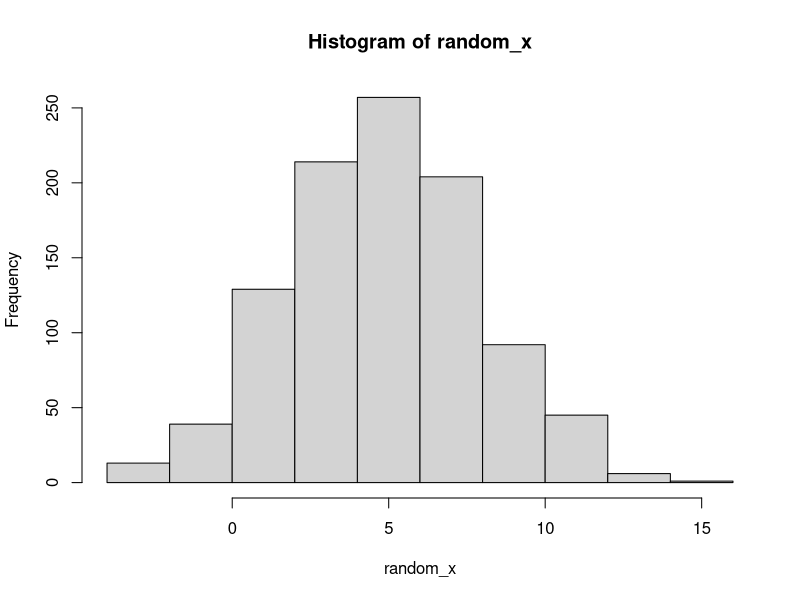
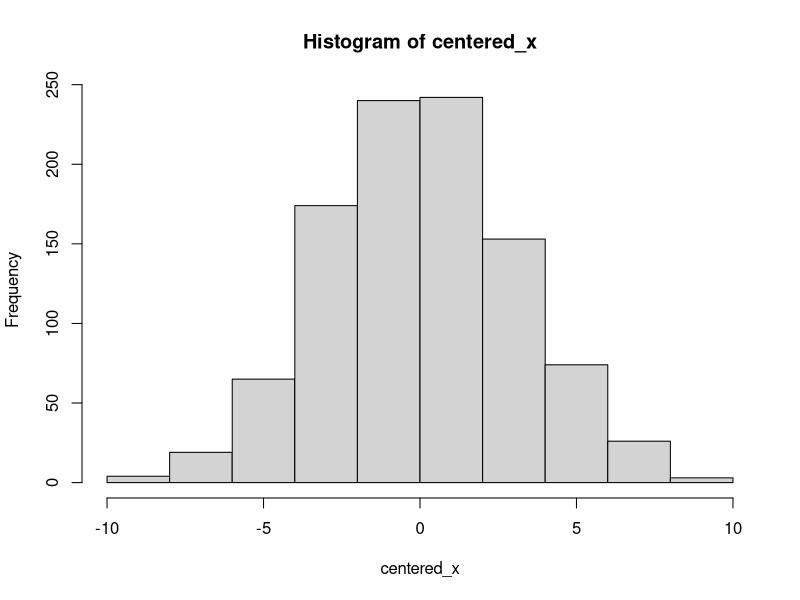
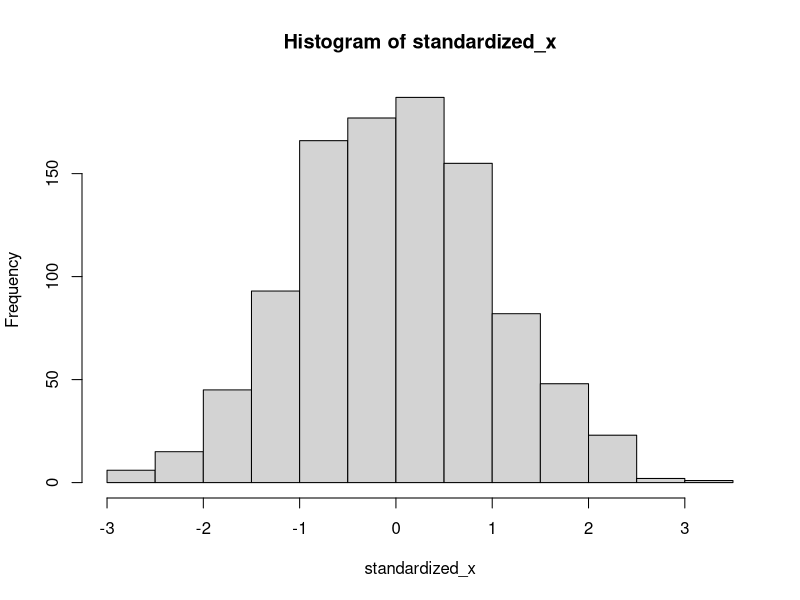
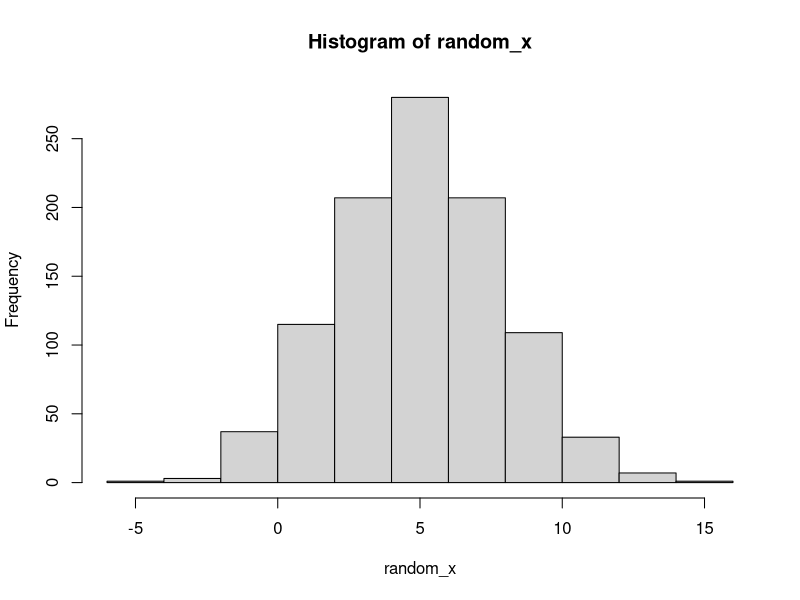
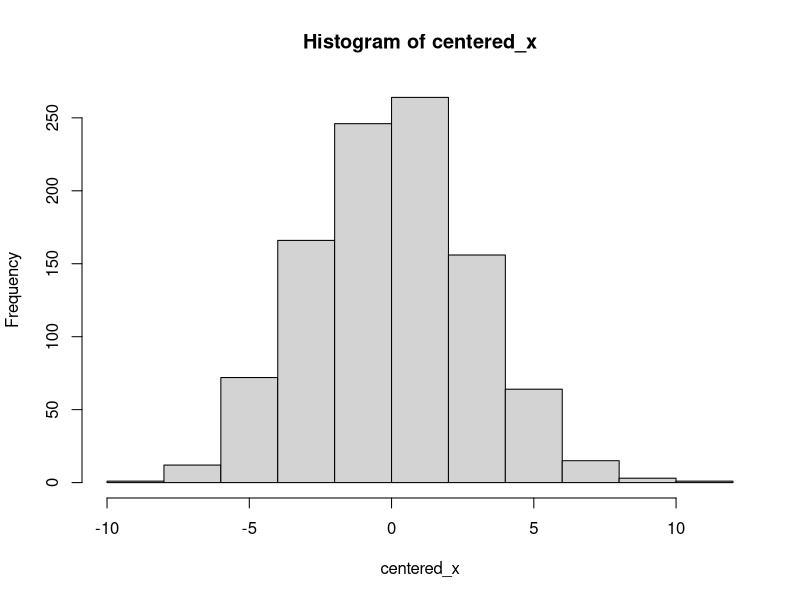
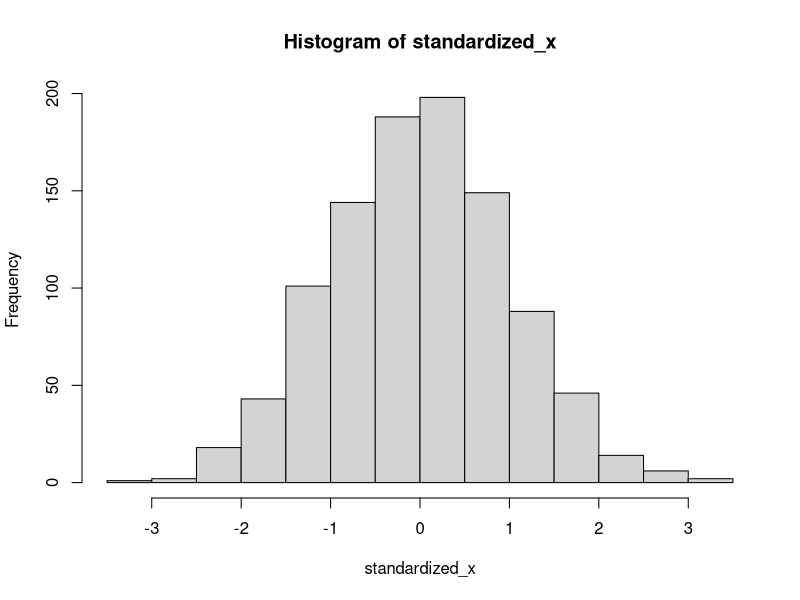
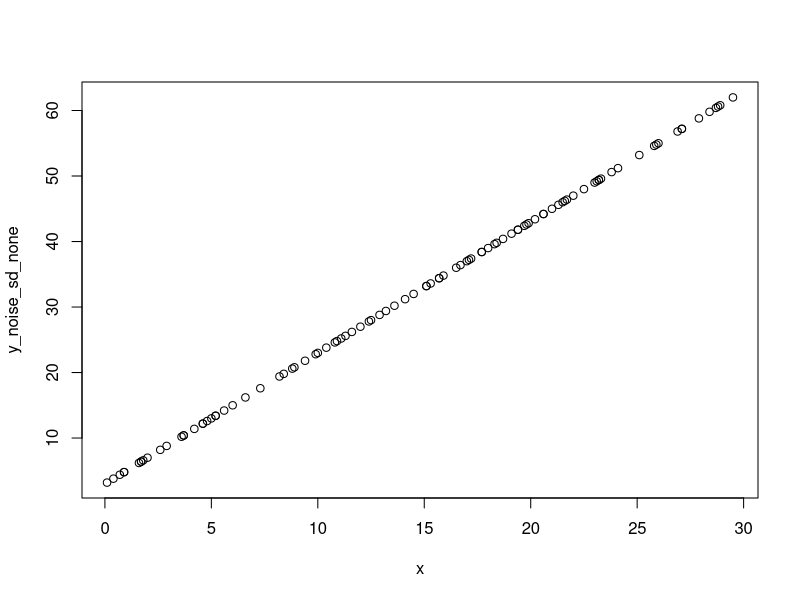
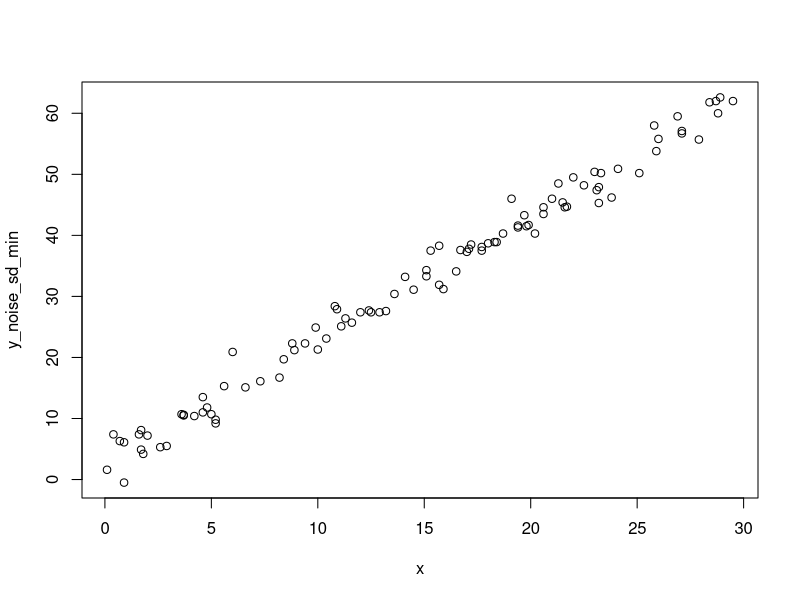

Source code (R) for these figures, in order:
## ---- chunk 1
knitr::opts_chunk$set(echo = TRUE)

require(tidyverse)
require(psych)
require(kableExtra)
library(broom)
## ---- chunk 2

mean <- 5
sd <- 3
n <- 1000

random_x <- rnorm(n = n, mean = mean, sd = sd)
## ---- chunk 3


hist(random_x)


## ---- chunk 4
sample_mean <- mean(random_x)

centered_x <- random_x - sample_mean

hist(centered_x)

## ---- chunk 5
sample_sd <- sd(random_x)

standardized_x <- centered_x / sample_sd

hist(standardized_x)

## ---- chunk 6

mean <- 5
sd <- 3
n <- 1000

random_x <- rnorm(n = n, mean = mean, sd = sd)
## ---- chunk 7


hist(random_x)


## ---- chunk 8
sample_mean <- mean(random_x)

centered_x <- random_x - sample_mean

hist(centered_x)

## ---- chunk 9
sample_sd <- sd(random_x)

standardized_x <- centered_x / sample_sd

hist(standardized_x)

## ---- chunk 10
#store the sample size that we want to use
samp_size <- 100


## ---- chunk 11
# uniformly sample X values (values for our predictor variable) from 0 to 20 
x <- round(runif(n = samp_size, min = 0, max = 30), digits = 1) # this gives samp_size number of random numbers

## ---- chunk 12
sd_min <- 2 # low noise
sd_med <- 6 # medium noise
sd_max <- 12 # high noise


## ---- chunk 13

y_noise_sd_none <- 3 + 2*x # this is the true relationship without any noise
y_noise_sd_min <- 3 + 2*x + round(x = rnorm(n = samp_size, mean = 0, sd = sd_min), digits = 1)
y_noise_sd_med <- 3 + 2*x + round(x = rnorm(n = samp_size, mean = 0, sd = sd_med), digits = 1)
y_noise_sd_max <- 3 + 2*x + round(x = rnorm(n = samp_size, mean = 0, sd = sd_max), digits = 1)

## ---- chunk 14

plot(x, y_noise_sd_none)
plot(x, y_noise_sd_min)
plot(x, y_noise_sd_med)
plot(x, y_noise_sd_max)

## ---- chunk 15

demo_df <- tibble("x" = x, 
                  "y_noise_sd_none"=y_noise_sd_none, 
                  "y_noise_sd_min" = y_noise_sd_min,
                  "y_noise_sd_med" = y_noise_sd_med,
                  "y_noise_sd_max" = y_noise_sd_max)

## ---- chunk 16

head(demo_df)

## ---- chunk 17

demo_df <- demo_df %>% 
  arrange(x)

## ---- chunk 18

head(demo_df)


## ---- chunk 19

demo_df_long <- demo_df %>% 
  pivot_longer(cols = starts_with("y_noise"),
               names_to = "y_col",
               values_to = "y_val"
  )


## ---- chunk 20

head(demo_df_long)


## ---- chunk 21

demo_df_long <- demo_df_long %>% 
  mutate(sd_val = case_when(str_detect(y_col, "sd_none") ~ 0,
                            str_detect(y_col, "sd_min") ~ sd_min,
                            str_detect(y_col, "sd_med") ~ sd_med,
                            str_detect(y_col, "sd_max") ~ sd_max))


## ---- chunk 22

demo_df_long %>% 
  ggplot(aes(x = x, y = y_val)) +
  geom_point() +
  facet_grid(.~y_col)


## ---- chunk 23

demo_df_long %>% 
  ggplot(aes(x = x, y = y_val)) +
  geom_point() +
  geom_smooth(method = "lm") + 
  facet_grid(.~y_col)



## ---- chunk 24

fit_demo_min <- lm(y_noise_sd_min ~ x)


## ---- chunk 25

summary(fit_demo_min)


## ---- chunk 26

broom::glance(fit_demo_min)


## ---- chunk 27

fit_demo_med <- lm(y_noise_sd_med ~ x)
summary(fit_demo_med)


## ---- chunk 28

fit_demo_max <- lm(y_noise_sd_max ~ x)
summary(fit_demo_max)


## ---- chunk 29

test_nest <- demo_df_long %>% nest(data = -sd_val)


linear_model <- function(df) {
  lm(y_val ~ x, data = df)
}


models <- map(test_nest$data, linear_model)


## ---- chunk 30

summary(models[[2]])


## ---- chunk 31

summary(models[[3]])


## ---- chunk 32

summary(models[[4]])


## ---- chunk 33

test_nest <- test_nest %>% 
  mutate(model = map(data, linear_model))


## ---- chunk 34

test_nest <- test_nest %>% 
  mutate(glance = map(model, broom::glance)) %>% 
  unnest(glance)


## ---- chunk 35

samp_size <- 200


## ---- chunk 36

x <- sample(x = c(60:100), size = samp_size, replace = TRUE)


## ---- chunk 37

sd_min <- 2
sd_med <- 6
sd_max <- 12

y_noise_sd_none <- 3 + 2*x
y_noise_sd_min <- 3 + 2*x + round(x = rnorm(n = samp_size, mean = 0, sd = sd_min), digits = 1)
y_noise_sd_med <- 3 + 2*x + round(x = rnorm(n = samp_size, mean = 0, sd = sd_med), digits = 1)
y_noise_sd_max <- 3 + 2*x + round(x = rnorm(n = samp_size, mean = 0, sd = sd_max), digits = 1)



## ---- chunk 38

plot(x, y_noise_sd_none)
plot(x, y_noise_sd_min)
plot(x, y_noise_sd_med)
plot(x, y_noise_sd_max)


## ---- chunk 39

demo_df <- tibble("x" = x, 
                  "y_noise_sd_none"=y_noise_sd_none, 
                  "y_noise_sd_min" = y_noise_sd_min,
                  "y_noise_sd_med" = y_noise_sd_med,
                  "y_noise_sd_max" = y_noise_sd_max)


## ---- chunk 40

demo_df <- demo_df %>% 
  arrange(x)


## ---- chunk 41

demo_df_long <- demo_df %>% 
  pivot_longer(cols = starts_with("y_noise"),
               names_to = "y_col",
               values_to = "y_val"
  )


## ---- chunk 42

demo_df_long <- demo_df_long %>% 
  mutate(sd_val = case_when(str_detect(y_col, "sd_none") ~ 0,
                            str_detect(y_col, "sd_min") ~ sd_min,
                            str_detect(y_col, "sd_med") ~ sd_med,
                            str_detect(y_col, "sd_max") ~ sd_max))


## ---- chunk 43

demo_df_long %>% 
  ggplot(aes(x = x, y = y_val)) +
  geom_point() +
  facet_grid(.~y_col)


## ---- chunk 44

demo_df_long %>% 
  ggplot(aes(x = x, y = y_val)) +
  geom_point() +
  geom_smooth(method = "lm") + 
  facet_grid(.~y_col)


## ---- chunk 45

fit_demo_min <- lm(y_noise_sd_min ~ x)
summary(fit_demo_min)


## ---- chunk 46

broom::glance(fit_demo_min)


## ---- chunk 47

fit_demo_med <- lm(y_noise_sd_med ~ x)
summary(fit_demo_med)


## ---- chunk 48

fit_demo_max <- lm(y_noise_sd_max ~ x)
summary(fit_demo_max)


## ---- chunk 49

test_nest <- demo_df_long %>% nest(data = -sd_val)


linear_model <- function(df) {
  lm(y_val ~ x, data = df)
}


models <- map(test_nest$data, linear_model)


## ---- chunk 50

summary(models[[2]])
summary(models[[3]])
summary(models[[4]])


## ---- chunk 51

test_nest <- test_nest %>% 
  mutate(model = map(data, linear_model))

## ---- chunk 52

test_nest <- test_nest %>% 
  mutate(glance = map(model, broom::glance)) %>% 
  unnest(glance)


## ---- chunk 53

samp_sizes <- c(10, 50, 500)


## ---- chunk 54

samp_size_col <- rep(x = c(10,50, 500), times = samp_sizes)


## ---- chunk 55

tot_samp_size <- sum(samp_sizes)


## ---- chunk 56

x <- round(x = runif(n = tot_samp_size, min = 0, max = 20), digits = 1)


## ---- chunk 57

sd_min <- 2
sd_med <- 6
sd_max <- 12


## ---- chunk 58

y_noise_sd_none <- 3 + 2*x
y_noise_sd_min <- 3 + 2*x + round(x = rnorm(n = tot_samp_size, mean = 0, sd = sd_min), digits = 1)
y_noise_sd_med <- 3 + 2*x + round(x = rnorm(n = tot_samp_size, mean = 0, sd = sd_med), digits = 1)
y_noise_sd_max <- 3 + 2*x + round(x = rnorm(n = tot_samp_size, mean = 0, sd = sd_max), digits = 1)


## ---- chunk 59

plot(x, y_noise_sd_none)
plot(x, y_noise_sd_min)
plot(x, y_noise_sd_med)
plot(x, y_noise_sd_max)


## ---- chunk 60

demo_df <- tibble("n" = samp_size_col,
                  "x" = x, 
                  "y_noise_sd_none"=y_noise_sd_none, 
                  "y_noise_sd_min" = y_noise_sd_min,
                  "y_noise_sd_med" = y_noise_sd_med,
                  "y_noise_sd_max" = y_noise_sd_max)


## ---- chunk 61

demo_df <- demo_df %>% 
  arrange(n, x)


## ---- chunk 62

demo_df_long <- demo_df %>% 
  pivot_longer(cols = starts_with("y_noise"),
               names_to = "y_col",
               values_to = "y_val"
  )

demo_df_long <- demo_df_long %>% 
  mutate(sd_val = case_when(str_detect(y_col, "sd_none") ~ 0,
                            str_detect(y_col, "sd_min") ~ sd_min,
                            str_detect(y_col, "sd_med") ~ sd_med,
                            str_detect(y_col, "sd_max") ~ sd_max))



## ---- chunk 63

demo_df_long %>% 
  ggplot(aes(x = x, y = y_val)) +
  geom_point() +
  facet_grid(n~y_col)


## ---- chunk 64

demo_df_long %>% 
  ggplot(aes(x = x, y = y_val)) +
  geom_point() +
  geom_smooth(method = "lm") + 
  facet_grid(n~y_col)

## ---- chunk 65

fit_demo_min <- lm(y_noise_sd_min ~ x)
summary(fit_demo_min)
